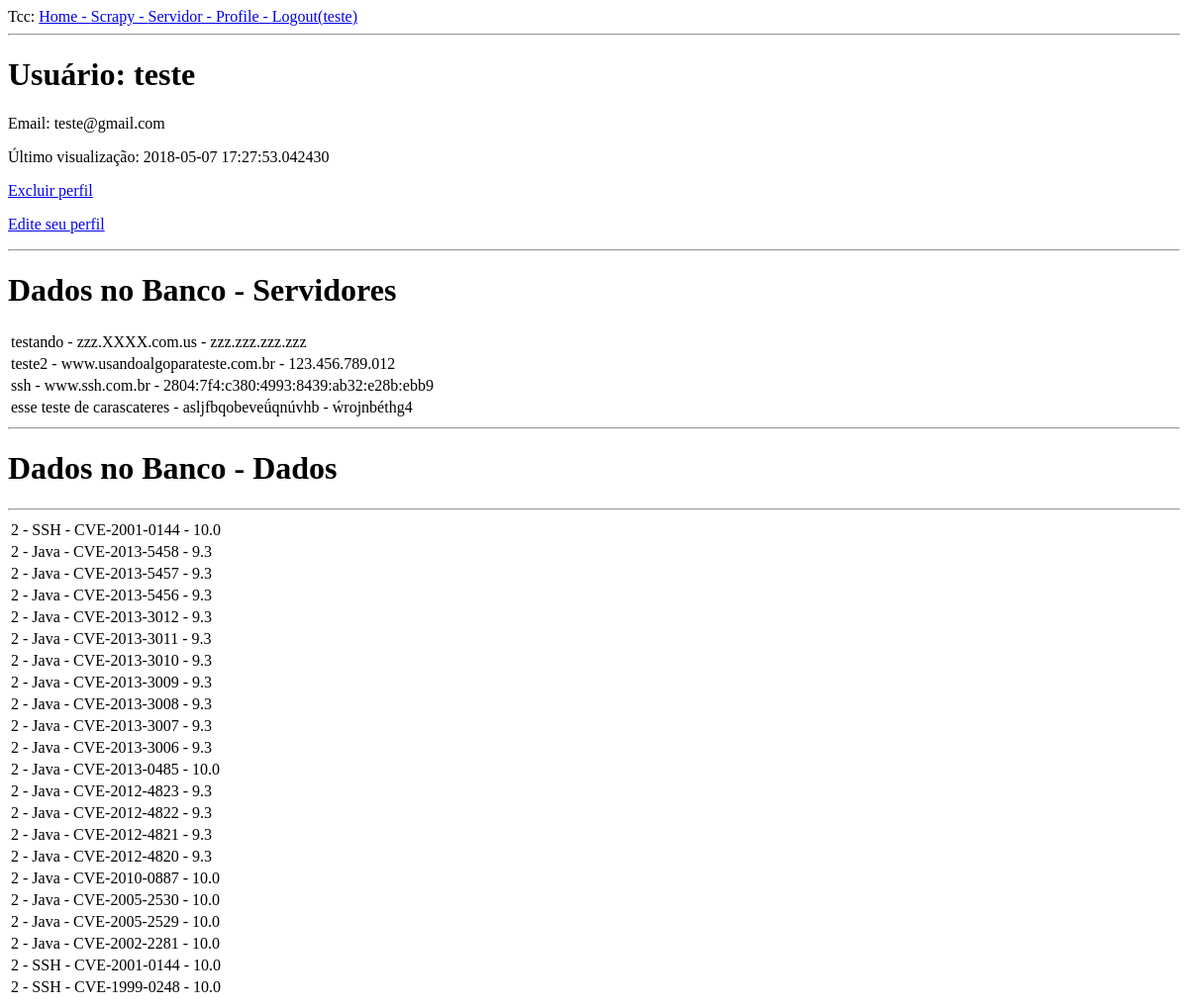
Before: /usuario/teste (signed in) with the older database file.
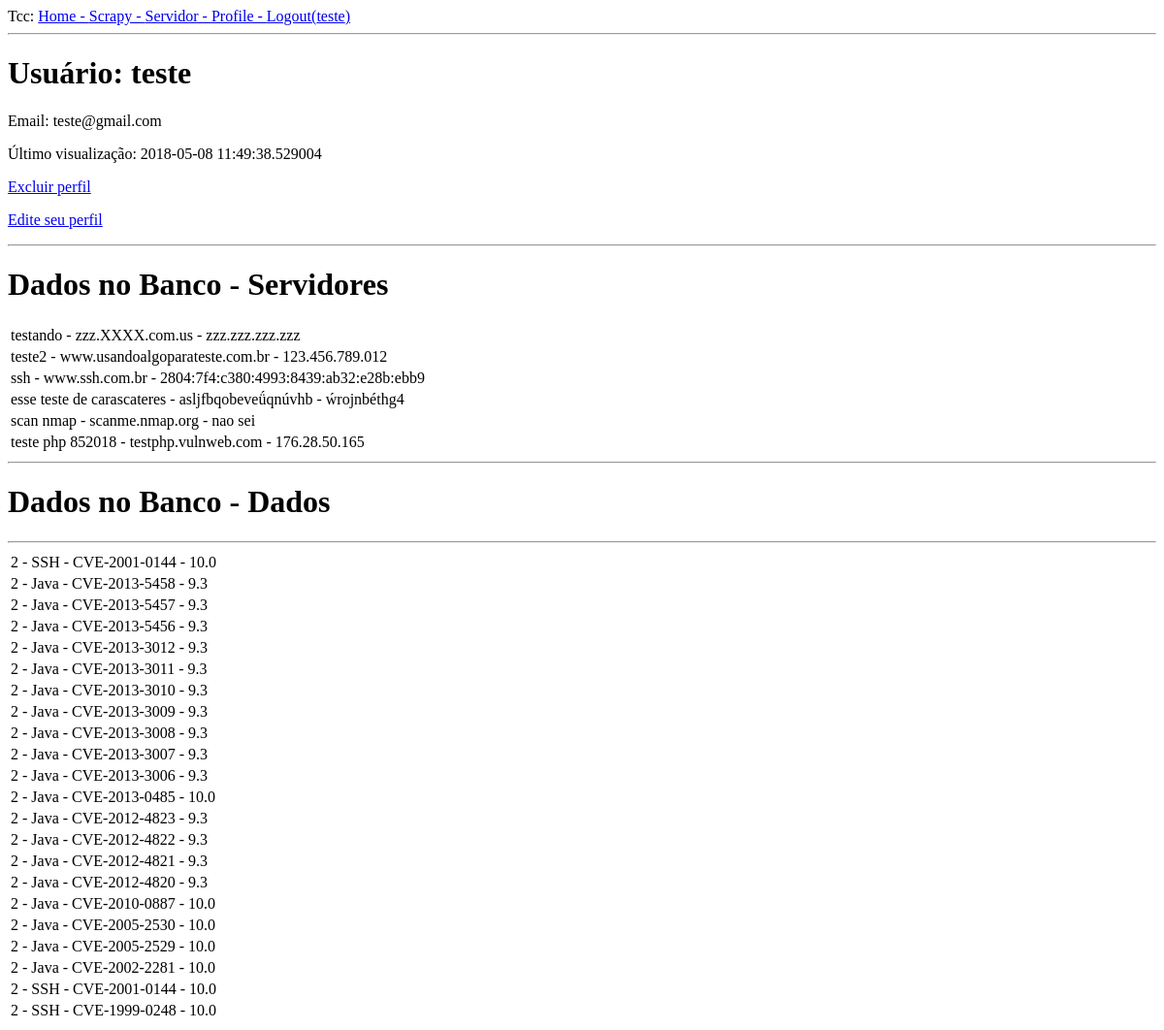
After: the same page with the newer database file.
### app/models.py (models this page shows, shortened)
class Usuario(UserMixin, db.Model):
    id = db.Column(db.Integer, primary_key=True)
    nome = db.Column(db.String(64), index=True, unique=True)
    email = db.Column(db.String(120), index=True, unique=True)
    password_hash = db.Column(db.String(128))
    last_seen = db.Column(db.DateTime, default=datetime.utcnow)
    resultados = db.relationship('Dados', backref='autor_usuario', lazy='dynamic')
    rel_servidor = db.relationship('Servidor', backref='rel_usuario', lazy='dynamic')

class Servidor(db.Model):
    id = db.Column(db.Integer, primary_key=True)
    nome = db.Column(db.String(140))#remover esta coluna
    url = db.Column(db.String(255))
    ip = db.Column(db.String(25))
    usuario_id = db.Column(db.Integer, db.ForeignKey('usuario.id'))

class Dados(db.Model):
    id = db.Column(db.Integer, primary_key=True)
    usuario_id = db.Column(db.Integer, db.ForeignKey('usuario.id'))
    produto = db.Column(db.String(20))
    cveid = db.Column(db.String(25))
    tipo = db.Column(db.String(25))
    datacorrecao = db.Column(db.String(50))
    nota = db.Column(db.String(10))
    acesso = db.Column(db.String(100))
    comentario = db.Column(db.String(5000))

### app/routes.py (the view)
@app.route('/usuario/<username>')
@login_required
def user(username):
    user = Usuario.query.filter_by(nome=username).first_or_404()
    dados = Dados.query.filter_by(usuario_id=current_user.id)
    servidores = Servidor.query.filter_by(usuario_id=current_user.id)
    return render_template('user.html', user=user, dados=dados, servidores=servidores)

### app/models.py (called while the page is built)
@login.user_loader
def load_user(id):
    return Usuario.query.get(int(id))

### app/routes.py (called while the page is built)
@app.before_request
def before_request():
    if current_user.is_authenticated:
        current_user.last_seen = datetime.utcnow()
        db.session.commit()

### app/templates/user.html (shortened to what this page needs)
{% extends "base.html" %}
{% block content %}
    <h1>Usuário: {{ user.nome }}</h1>
    <p>Email: {{ user.email }}</p>
    {% if user.last_seen %}
        <p>Último visualização: {{ user.last_seen }}</p>
    {% endif %}
    <a href="{{ url_for('deletar') }}">Excluir perfil</a>
    {% if user == current_user %}
        <p><a href="{{ url_for('edit_profile') }}">Edite seu perfil</a></p>
    {% endif %}
    <hr>
        <h1>Dados no Banco - Servidores</h1>
    <table>
        {% for servidor in servidores %}
        <tr>
            <td>
                <p>
                    {{ servidor.nome }} -
                    {{ servidor.url }} -
                    {{ servidor.ip }}
                </p>
            </td>
        </tr>
        {% endfor %}
    </table>
    <hr>
        <h1>Dados no Banco - Dados</h1>
    <hr>
    <table>
        {% for dado in dados %}
        <tr>
            <td>
                <p>
                    {{ dado.usuario_id }} -
                    {{ dado.produto }} -
                    {{ dado.cveid }} -
                    {{ dado.nota }}
                </p>
            </td>
        </tr>
        {% endfor %}
    </table>
{% endblock %}

### app/templates/base.html (shortened to what this page needs)
<html>
    <head>
    </head>
    <body>
        <div>
            Tcc:
            <a href="{{ url_for('index') }}">Home - </a>
            {% if current_user.is_anonymous %}
            <a href="{{ url_for('login') }}">Login</a>
            {% else %}
            <a href="{{ url_for('scrapy') }}">Scrapy - </a>
            <a href="{{ url_for('servidor') }}">Servidor - </a>
            <a href="{{ url_for('user', username=current_user.nome) }}">Profile - </a>
            <a href="{{ url_for('logout') }}">Logout({{ current_user.nome }})</a>
            {% endif %}
        </div>
        <hr>
        {% block content %}{% endblock %}
    </body>
</html>

Changed rows visible on the page:
changed Usuario "teste": last_seen "2018-05-07 17:27:53.042430" → "2018-05-08 11:49:38.529004"
added Servidor: nome "scan nmap", url "scanme.nmap.org", ip "nao sei"
added Servidor: nome "teste php 852018", url "testphp.vulnweb.com", ip "176.28.50.165"
